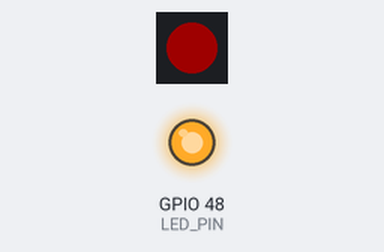
Bench run of a program on a simulated ESP32-S3. Shown: 1 RGB LEDs in strip order, left to right, output pins drawn as LEDs (lit = HIGH). Dim RGB values are drawn brighter than linear; what the program prints to the serial monitor is not drawn.

Above: at 1.1 s.
At 21.15 s:
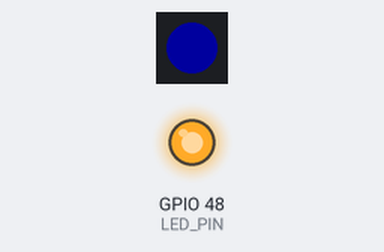
At 34.4 s:
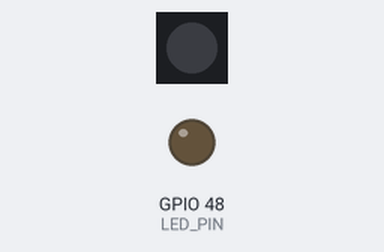
Timing chart, 0 to 40.0 s (numbered marks = the images above):
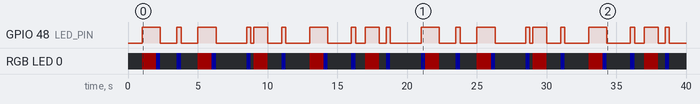

Measured:
- by itself, GPIO 48 (LED_PIN): LOW → HIGH at 1.0 s, → LOW 1.3 s later, → HIGH 1.2 s later, → LOW 0.30 s later, … (40 changes in this stretch)
- by itself, RGB LED 0: off → RGB(30, 0, 0) at 1.0 s, → RGB(0, 0, 30) 1.0 s later, → off 0.30 s later, → RGB(0, 0, 30) 1.2 s later, … (46 changes in this stretch)

The program:

main.cpp
```cpp
#include <Arduino.h>
#include <Adafruit_NeoPixel.h>

#define LED_PIN       48
#define NEOPIXEL_PIN  45
#define NUM_PIXELS    1

Adafruit_NeoPixel pixels(NUM_PIXELS, NEOPIXEL_PIN, NEO_GRB + NEO_KHZ800);

QueueHandle_t ledQueue;

typedef struct {
    uint8_t red;
    uint8_t green;
    uint8_t blue;
    uint16_t delay_ms;
    uint8_t priority_level;
} PriorityCommand_t;

void task_low_priority_sender(void *pvParameters) {
    while (1) {
        PriorityCommand_t command = {0, 0, 255, 300, 1};
        xQueueSendToBack(ledQueue, &command, portMAX_DELAY);
        Serial.println("[Sender LOW] Sent BLUE command to BACK of queue");
        vTaskDelay(pdMS_TO_TICKS(2500));
    }
}

void task_high_priority_sender(void *pvParameters) {
    while (1) {
        PriorityCommand_t command = {255, 0, 0, 1000, 2};
        xQueueSendToFront(ledQueue, &command, portMAX_DELAY);
        Serial.println("[Sender HIGH] Sent RED OVERRIDE command to FRONT of queue");
        vTaskDelay(pdMS_TO_TICKS(4000));
    }
}

void task_receiver(void *pvParameters) {
    pinMode(LED_PIN, OUTPUT);
    pixels.begin();
    pixels.setBrightness(30);

    PriorityCommand_t receivedCommand;

    while (1) {
        if (xQueueReceive(ledQueue, &receivedCommand, portMAX_DELAY) == pdTRUE) {
            digitalWrite(LED_PIN, HIGH);
            pixels.setPixelColor(0, pixels.Color(receivedCommand.red, receivedCommand.green, receivedCommand.blue));
            pixels.show();

            Serial.printf("[Receiver] Processing Priority %d -> R:%d G:%d B:%d | Duration:%d ms\n",
                          receivedCommand.priority_level,
                          receivedCommand.red, receivedCommand.green, receivedCommand.blue,
                          receivedCommand.delay_ms);

            vTaskDelay(pdMS_TO_TICKS(receivedCommand.delay_ms));

            digitalWrite(LED_PIN, LOW);
            pixels.setPixelColor(0, pixels.Color(0, 0, 0));
            pixels.show();
        }
    }
}

void setup() {
    Serial.begin(115200);
    delay(1000);
    Serial.println("\n=== LAB 2 - BÀI TẬP 5: QUEUE OVERWRITE & FRONT INSERTION ===");

    ledQueue = xQueueCreate(5, sizeof(PriorityCommand_t));

    if (ledQueue != NULL) {
        xTaskCreate(
            task_low_priority_sender,
            "task_low_sender",
            2048,
            NULL,
            1,
            NULL
        );

        xTaskCreate(
            task_high_priority_sender,
            "task_high_sender",
            2048,
            NULL,
            1,
            NULL
        );

        xTaskCreate(
            task_receiver,
            "task_receiver",
            2048,
            NULL,
            2,
            NULL
        );
    }
}

void loop() {
}
```
